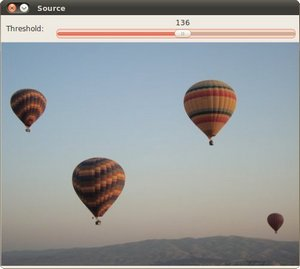
//> input picture DisplayImage/Ballon.jpg, 300 x 269 px
$ ./canny ../Ballon.jpg   (built with g++ and OpenCV 4)
//> lines starting //> are read from the running program, lines starting //| are printed output that depends on the picture
#include <opencv2/imgproc/imgproc.hpp>
#include <opencv2/highgui/highgui.hpp>
#include <iostream>
#include <string>

using namespace std;
using namespace cv;

//Global veriables
Mat src,src_gray,dst,detected_edges;


int lowThreshold = 1;
int const max_lowThreshold = 100;
int ratio = 3;
int kernel_size = 3;
string window_name = "Edge Map";


//Function CannyThreshold
void CannyThreshold(int,void*)
{
	//Reduce noise with a kernel 3x3
	blur(src_gray,detected_edges,Size(3,3));

	//canny detector
	Canny(detected_edges,detected_edges,lowThreshold,lowThreshold*ratio,kernel_size);

	//Using Canny's output as a mask, we display our result
	dst = Scalar::all(0);

	src.copyTo(dst,detected_edges);
	imshow(window_name,dst);

}

//function main
int main(int argc, char** argv)
{
	//load the image
	src = imread(argv[1]);
//> src is the input picture: 269 rows x 300 cols, CV_8UC3; mean B, G, R 157.4, 156.9, 154.1

	if (!src.data)
		return -1;

	//Create a matrix of the same type sand size as src (for dst)

	dst.create(src.size(),src.type());

	//Convert the image to grayscale
	cvtColor(src,src_gray,CV_BGR2GRAY);
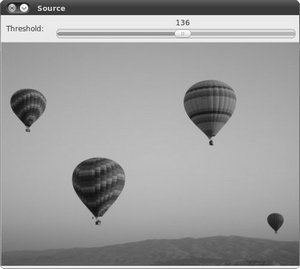
//> src_gray: 269 rows x 300 cols, CV_8UC1; min 9, max 255, mean 156.2

	//Create a window
	namedWindow(window_name,CV_WINDOW_AUTOSIZE);

	//Create a Trackbar for user to enter threshold
	createTrackbar("Min Threshold",window_name,&lowThreshold,max_lowThreshold,CannyThreshold);

	//show the image
	CannyThreshold(0,0);
//> in CannyThreshold, `blur(src_gray,detected_edges,Size(3,3));`:
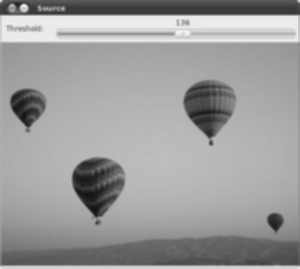
//> detected_edges: 269 rows x 300 cols, CV_8UC1; min 18, max 246, mean 156.3
//> in CannyThreshold, `Canny(detected_edges,detected_edges,lowThreshold,lowThreshold*ratio,ke..`:
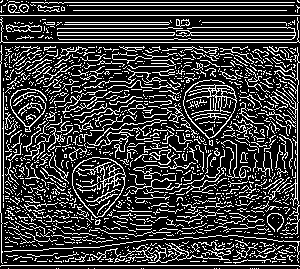
//> detected_edges: 269 rows x 300 cols, CV_8UC1; 23.6% white in thin lines or dots
//> in CannyThreshold, `src.copyTo(dst,detected_edges);`:
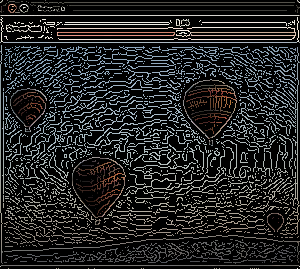
//> dst: 269 rows x 300 cols, CV_8UC3; mean B, G, R 37, 36.8, 36.3


	waitKey(0);

	return 0;
}
